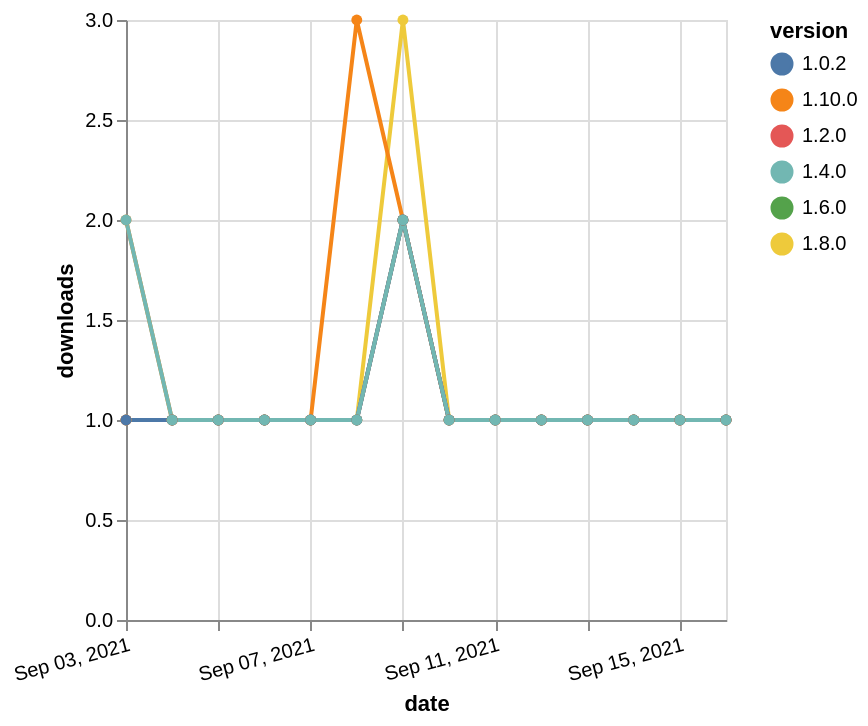

The Vega-Lite source for this figure:
### Vega-Lite specification from a JSON file in a GitHub repository (floating-point values rounded to 4 significant figures)
{"$schema": "https://vega.github.io/schema/vega-lite/v5.json", "description": "A simple bar chart with embedded data.", "data": {"values": [{"date": "2021-09-03", "total": 175, "delta": 1, "version": "1.6.0"}, {"date": "2021-09-04", "total": 176, "delta": 1, "version": "1.6.0"}, {"date": "2021-09-05", "total": 177, "delta": 1, "version": "1.6.0"}, {"date": "2021-09-06", "total": 178, "delta": 1, "version": "1.6.0"}, {"date": "2021-09-07", "total": 179, "delta": 1, "version": "1.6.0"}, {"date": "2021-09-08", "total": 180, "delta": 1, "version": "1.6.0"}, {"date": "2021-09-09", "total": 182, "delta": 2, "version": "1.6.0"}, {"date": "2021-09-10", "total": 183, "delta": 1, "version": "1.6.0"}, {"date": "2021-09-11", "total": 184, "delta": 1, "version": "1.6.0"}, {"date": "2021-09-12", "total": 185, "delta": 1, "version": "1.6.0"}, {"date": "2021-09-13", "total": 186, "delta": 1, "version": "1.6.0"}, {"date": "2021-09-14", "total": 187, "delta": 1, "version": "1.6.0"}, {"date": "2021-09-15", "total": 188, "delta": 1, "version": "1.6.0"}, {"date": "2021-09-16", "total": 189, "delta": 1, "version": "1.6.0"}, {"date": "2021-09-03", "total": 204, "delta": 1, "version": "1.8.0"}, {"date": "2021-09-04", "total": 205, "delta": 1, "version": "1.8.0"}, {"date": "2021-09-05", "total": 206, "delta": 1, "version": "1.8.0"}, {"date": "2021-09-06", "total": 207, "delta": 1, "version": "1.8.0"}, {"date": "2021-09-07", "total": 208, "delta": 1, "version": "1.8.0"}, {"date": "2021-09-08", "total": 209, "delta": 1, "version": "1.8.0"}, {"date": "2021-09-09", "total": 212, "delta": 3, "version": "1.8.0"}, {"date": "2021-09-10", "total": 213, "delta": 1, "version": "1.8.0"}, {"date": "2021-09-11", "total": 214, "delta": 1, "version": "1.8.0"}, {"date": "2021-09-12", "total": 215, "delta": 1, "version": "1.8.0"}, {"date": "2021-09-13", "total": 216, "delta": 1, "version": "1.8.0"}, {"date": "2021-09-14", "total": 217, "delta": 1, "version": "1.8.0"}, {"date": "2021-09-15", "total": 218, "delta": 1, "version": "1.8.0"}, {"date": "2021-09-16", "total": 219, "delta": 1, "version": "1.8.0"}, {"date": "2021-09-03", "total": 133, "delta": 2, "version": "1.10.0"}, {"date": "2021-09-04", "total": 134, "delta": 1, "version": "1.10.0"}, {"date": "2021-09-05", "total": 135, "delta": 1, "version": "1.10.0"}, {"date": "2021-09-06", "total": 136, "delta": 1, "version": "1.10.0"}, {"date": "2021-09-07", "total": 137, "delta": 1, "version": "1.10.0"}, {"date": "2021-09-08", "total": 140, "delta": 3, "version": "1.10.0"}, {"date": "2021-09-09", "total": 142, "delta": 2, "version": "1.10.0"}, {"date": "2021-09-10", "total": 143, "delta": 1, "version": "1.10.0"}, {"date": "2021-09-11", "total": 144, "delta": 1, "version": "1.10.0"}, {"date": "2021-09-12", "total": 145, "delta": 1, "version": "1.10.0"}, {"date": "2021-09-13", "total": 146, "delta": 1, "version": "1.10.0"}, {"date": "2021-09-14", "total": 147, "delta": 1, "version": "1.10.0"}, {"date": "2021-09-15", "total": 148, "delta": 1, "version": "1.10.0"}, {"date": "2021-09-16", "total": 149, "delta": 1, "version": "1.10.0"}, {"date": "2021-09-03", "total": 209, "delta": 1, "version": "1.2.0"}, {"date": "2021-09-04", "total": 210, "delta": 1, "version": "1.2.0"}, {"date": "2021-09-05", "total": 211, "delta": 1, "version": "1.2.0"}, {"date": "2021-09-06", "total": 212, "delta": 1, "version": "1.2.0"}, {"date": "2021-09-07", "total": 213, "delta": 1, "version": "1.2.0"}, {"date": "2021-09-08", "total": 214, "delta": 1, "version": "1.2.0"}, {"date": "2021-09-09", "total": 216, "delta": 2, "version": "1.2.0"}, {"date": "2021-09-10", "total": 217, "delta": 1, "version": "1.2.0"}, {"date": "2021-09-11", "total": 218, "delta": 1, "version": "1.2.0"}, {"date": "2021-09-12", "total": 219, "delta": 1, "version": "1.2.0"}, {"date": "2021-09-13", "total": 220, "delta": 1, "version": "1.2.0"}, {"date": "2021-09-14", "total": 221, "delta": 1, "version": "1.2.0"}, {"date": "2021-09-15", "total": 222, "delta": 1, "version": "1.2.0"}, {"date": "2021-09-16", "total": 223, "delta": 1, "version": "1.2.0"}, {"date": "2021-09-03", "total": 256, "delta": 1, "version": "1.0.2"}, {"date": "2021-09-04", "total": 257, "delta": 1, "version": "1.0.2"}, {"date": "2021-09-05", "total": 258, "delta": 1, "version": "1.0.2"}, {"date": "2021-09-06", "total": 259, "delta": 1, "version": "1.0.2"}, {"date": "2021-09-07", "total": 260, "delta": 1, "version": "1.0.2"}, {"date": "2021-09-08", "total": 261, "delta": 1, "version": "1.0.2"}, {"date": "2021-09-09", "total": 263, "delta": 2, "version": "1.0.2"}, {"date": "2021-09-10", "total": 264, "delta": 1, "version": "1.0.2"}, {"date": "2021-09-11", "total": 265, "delta": 1, "version": "1.0.2"}, {"date": "2021-09-12", "total": 266, "delta": 1, "version": "1.0.2"}, {"date": "2021-09-13", "total": 267, "delta": 1, "version": "1.0.2"}, {"date": "2021-09-14", "total": 268, "delta": 1, "version": "1.0.2"}, {"date": "2021-09-15", "total": 269, "delta": 1, "version": "1.0.2"}, {"date": "2021-09-16", "total": 270, "delta": 1, "version": "1.0.2"}, {"date": "2021-09-03", "total": 201, "delta": 2, "version": "1.4.0"}, {"date": "2021-09-04", "total": 202, "delta": 1, "version": "1.4.0"}, {"date": "2021-09-05", "total": 203, "delta": 1, "version": "1.4.0"}, {"date": "2021-09-06", "total": 204, "delta": 1, "version": "1.4.0"}, {"date": "2021-09-07", "total": 205, "delta": 1, "version": "1.4.0"}, {"date": "2021-09-08", "total": 206, "delta": 1, "version": "1.4.0"}, {"date": "2021-09-09", "total": 208, "delta": 2, "version": "1.4.0"}, {"date": "2021-09-10", "total": 209, "delta": 1, "version": "1.4.0"}, {"date": "2021-09-11", "total": 210, "delta": 1, "version": "1.4.0"}, {"date": "2021-09-12", "total": 211, "delta": 1, "version": "1.4.0"}, {"date": "2021-09-13", "total": 212, "delta": 1, "version": "1.4.0"}, {"date": "2021-09-14", "total": 213, "delta": 1, "version": "1.4.0"}, {"date": "2021-09-15", "total": 214, "delta": 1, "version": "1.4.0"}, {"date": "2021-09-16", "total": 215, "delta": 1, "version": "1.4.0"}]}, "width": "container", "mark": {"type": "line", "point": {"filled": true}}, "encoding": {"x": {"field": "date", "type": "temporal", "timeUnit": "yearmonthdate", "title": "date", "axis": {"labelAngle": -15}}, "y": {"field": "delta", "type": "quantitative", "title": "downloads"}, "color": {"field": "version", "type": "nominal"}, "tooltip": {"field": "delta"}}}
